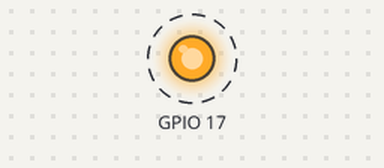
Bench run of a program on a simulated Raspberry Pi (BCM pin numbers). On the bench: output pins drawn as LEDs (lit = HIGH). Dashed ring = blinking. What the program prints to the terminal is not drawn.

Above: at 0.5 s.
Timing chart, 0 to 4.6 s (numbered marks = the images above):
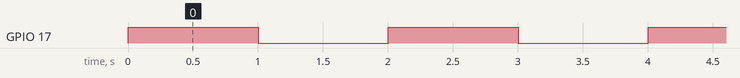

The program:

led.py
```python
import RPi.GPIO as GPIO
from time import sleep
GPIO.setmode(GPIO.BCM)
GPIO.setup(17, GPIO.OUT)
while True:
	print("[] Turning on LED...")
	GPIO.output(17, GPIO.HIGH)
	sleep(1)
	print("[] Turning off LED...")
	GPIO.output(17, GPIO.LOW)
	sleep(1)
```

Measured:
- by itself, GPIO 17: alternates HIGH for 1.0 s and LOW for 1.0 s
